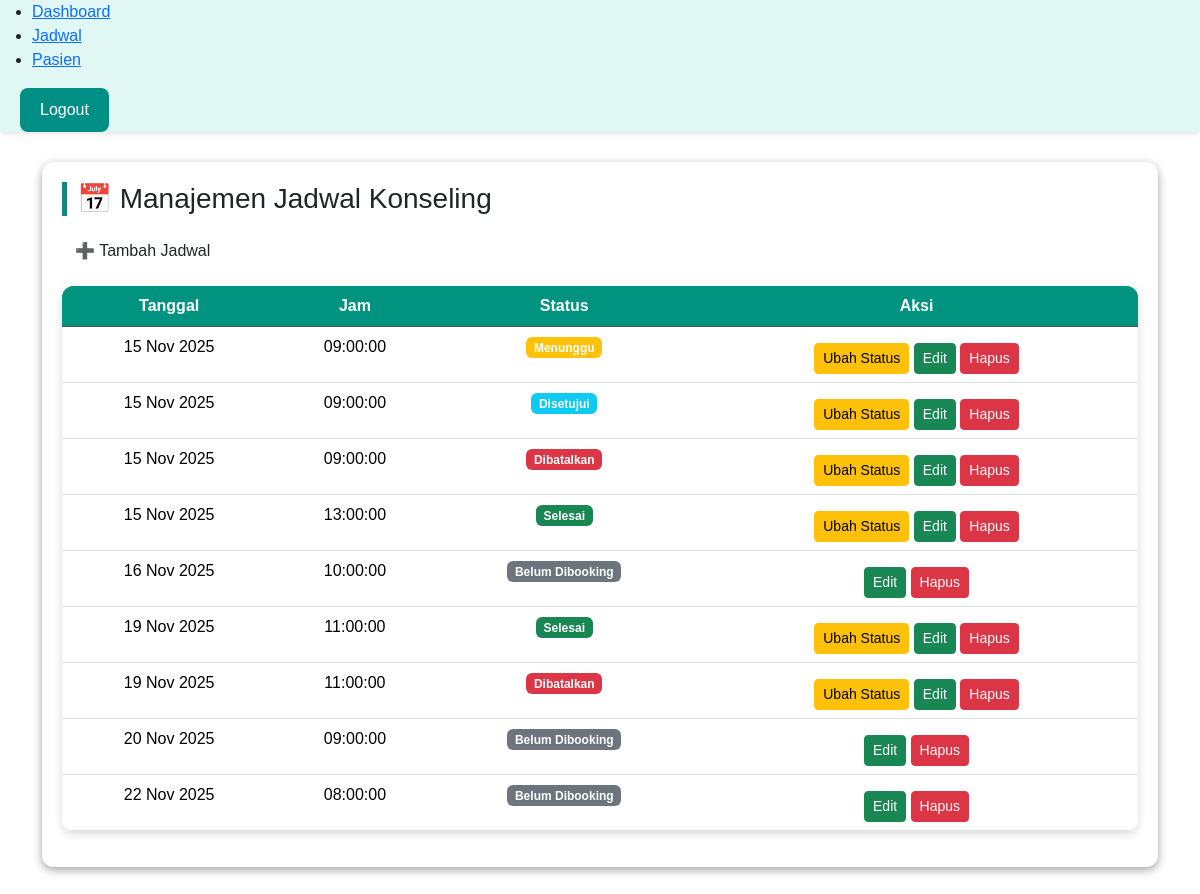
Before: /archive/crud_jadwal.php (signed in) with the older database file.
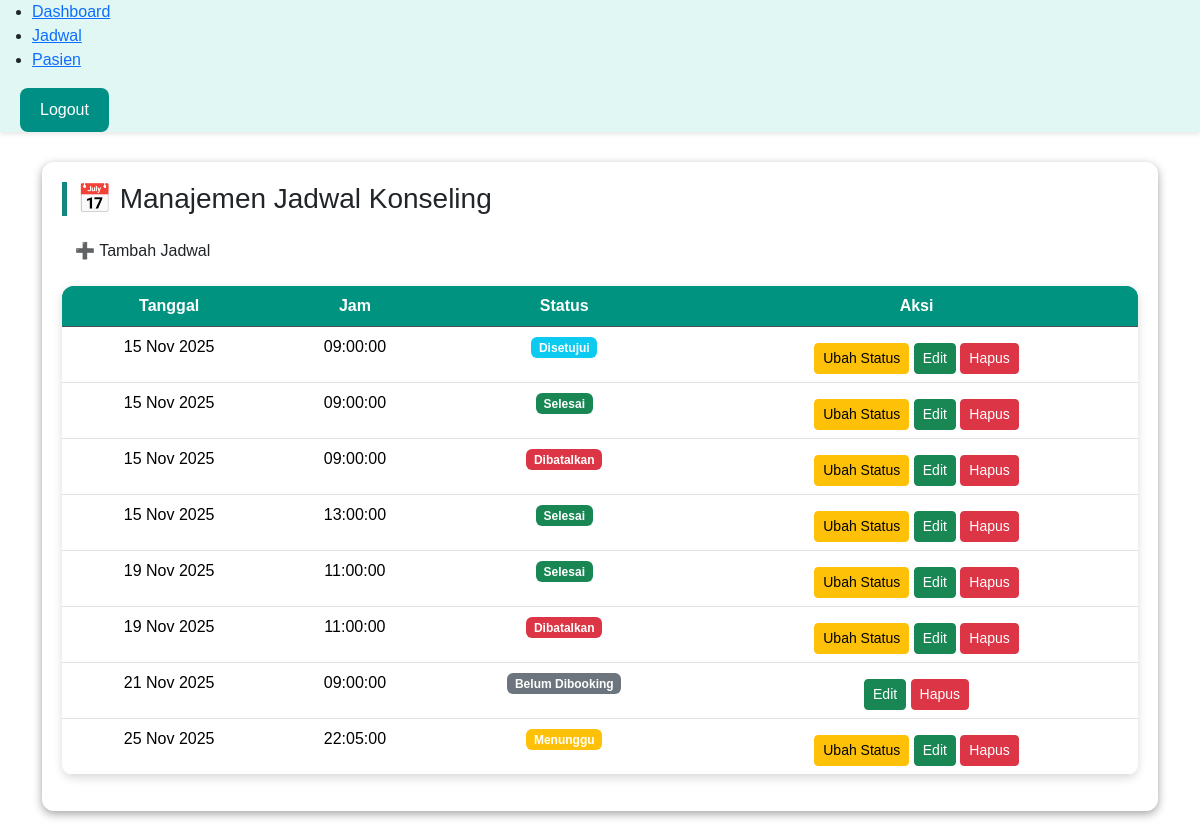
After: the same page with the newer database file.
### tables this page shows
CREATE TABLE `booking` (
  `booking_id` int(11) NOT NULL,
  `pasien_id` int(11) DEFAULT NULL,
  `dokter_id` int(11) DEFAULT NULL,
  `jadwal_id` int(11) DEFAULT NULL,
  `status` enum('menunggu','disetujui','selesai','dibatalkan') DEFAULT NULL,
  `catatan` text DEFAULT NULL
);

CREATE TABLE `jadwal_dokter` (
  `jadwal_id` int(11) NOT NULL,
  `dokter_id` int(11) DEFAULT NULL,
  `tanggal` date DEFAULT NULL,
  `jam` time DEFAULT NULL,
  `status` enum('tersedia','penuh') DEFAULT 'tersedia'
);

### archive/crud_jadwal.php (the view, shortened to what this page needs)
<?php
include 'connection.php';
$dokter_id = $_SESSION['user_id'];
$query = mysqli_query($conn, "
    SELECT jd.*, b.status AS booking_status, b.booking_id
    FROM jadwal_dokter jd
    LEFT JOIN booking b ON jd.jadwal_id = b.jadwal_id
    WHERE jd.dokter_id = '$dokter_id'
    ORDER BY jd.tanggal ASC, jd.jam ASC
");
?>
<!DOCTYPE html>
<html lang="id">
<head>
<link rel="stylesheet" href="asset/css/jadwal.css">
<link rel="stylesheet" href="https://cdn.jsdelivr.net/npm/bootstrap@5.3.2/dist/css/bootstrap.min.css">
</head>
<body>
<header>
    <nav class="navbar-crud">
        <ul>
            <li><a href="dokter_dashboard.php">Dashboard</a></li>
            <li><a href="dokter_jadwal.php" class="active">Jadwal</a></li>
            <li><a href="dokter_pasien.php">Pasien</a></li>
        </ul>
        <a href="logout.php"><button class="btn-primary-log">Logout</button></a>
    </nav>
</header>
<div class="container">
    <div class="section left">
        <h3>📅 Manajemen Jadwal Konseling</h3>
        <button class="btn btn-booking mb-3" onclick="openModal()">➕ Tambah Jadwal</button>
        <table class="table custom-table table-hover">
            <thead class="table-dark">
                <tr>
                    <th>Tanggal</th>
                    <th>Jam</th>
                    <th>Status</th>
                    <th>Aksi</th>
                </tr>
            </thead>
            <tbody>
                <?php if (mysqli_num_rows($query) > 0): ?>
                    <?php while ($row = mysqli_fetch_assoc($query)): ?>
                        <tr>
                            <td><?= date('d M Y', strtotime($row['tanggal'])) ?></td>
                            <td><?= $row['jam'] ?></td>
                            <td>
                                <?php if ($row['booking_status']): ?>
                                    <span class="badge
                                        <?= $row['booking_status']=='menunggu'?'bg-warning':
                                        ($row['booking_status']=='disetujui'?'bg-info':
                                        ($row['booking_status']=='selesai'?'bg-success':'bg-danger')) ?>">
                                        <?= ucfirst($row['booking_status']) ?>
                                    </span>
                                <?php else: ?>
                                    <span class="badge bg-secondary">Belum Dibooking</span>
                                <?php endif; ?>
                            </td>
                            <td>
                                <?php if ($row['booking_id']): ?>
                                    <button
                                        class="btn btn-sm btn-warning"
                                        onclick="openStatusModal(<?= $row['booking_id'] ?>, '<?= $row['booking_status'] ?>')">
                                        Ubah Status
                                    </button>
                                <?php endif; ?>
                                <button class="btn btn-sm btn-success"
                                    onclick="editJadwal(<?= $row['jadwal_id'] ?>, '<?= $row['tanggal'] ?>', '<?= $row['jam'] ?>')">
                                    Edit
                                </button>
                                <a href="hapus_jadwal.php?id=<?= $row['jadwal_id'] ?>"
                                class="btn btn-sm btn-danger"
                                onclick="return confirm('Yakin ingin menghapus jadwal?')">
                                Hapus
                                </a>
                            </td>
                        </tr>
                    <?php endwhile; ?>
                <?php else: ?>
                    <tr><td colspan="4" class="text-center">Belum ada jadwal.</td></tr>
                <?php endif; ?>
            </tbody>
        </table>
    </div>
</div>
</body>
</html>

Changed rows visible on the page:
removed jadwal_dokter: tanggal "16 Nov 2025", jam "10:00:00", shows "Belum Dibooking"
removed jadwal_dokter: tanggal "22 Nov 2025", jam "08:00:00", shows "Belum Dibooking"
changed booking: status "Menunggu" → "Disetujui"
changed booking (number 2 of 7 on the later page): status "Disetujui" → "Selesai"
changed jadwal_dokter: tanggal "20 Nov 2025" → "21 Nov 2025"
added booking: jadwal.tanggal "25 Nov 2025", jadwal.jam "22:05:00", status "Menunggu"
